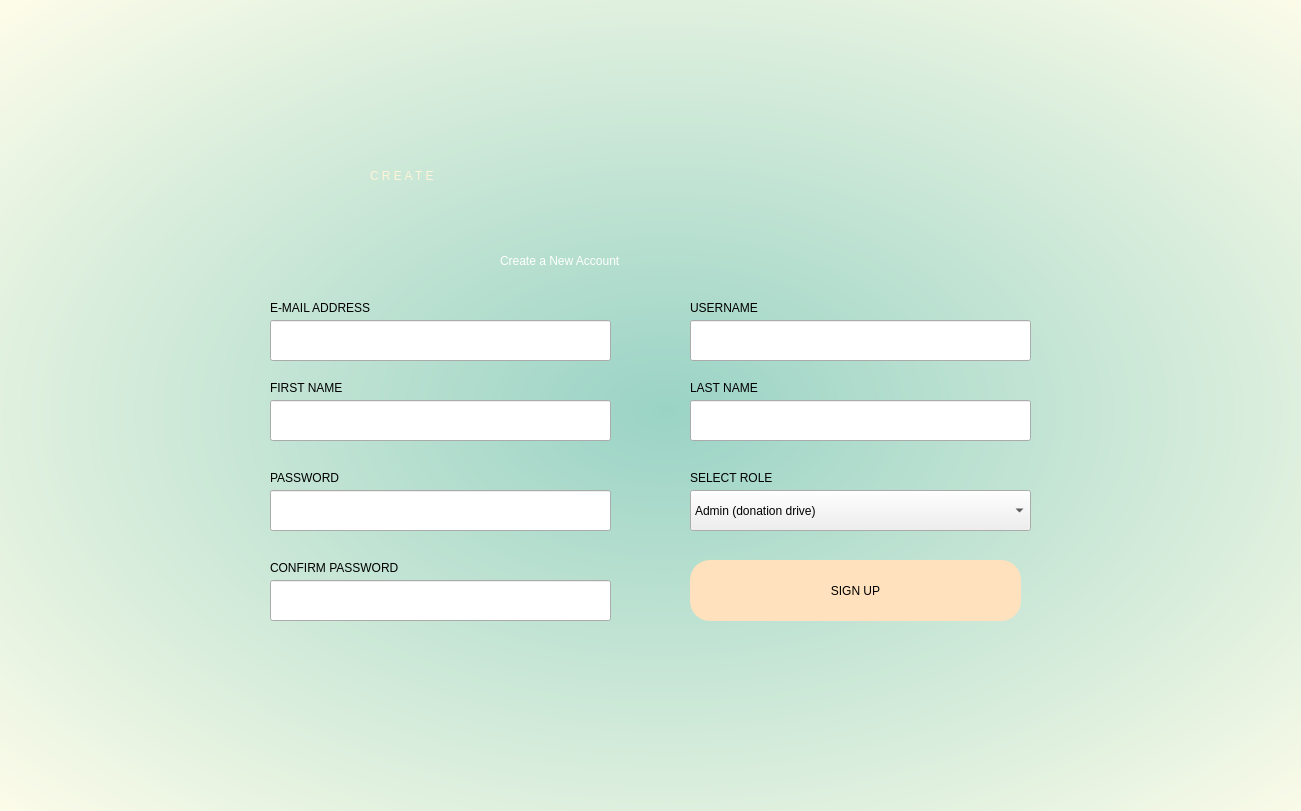
<?xml version="1.0" encoding="UTF-8"?>
<ui version="4.0">
 <class>Dialog</class>
 <widget class="QDialog" name="Dialog">
  <property name="geometry">
   <rect>
    <x>0</x>
    <y>0</y>
    <width>1301</width>
    <height>811</height>
   </rect>
  </property>
  <property name="windowTitle">
   <string>Dialog</string>
  </property>
  <widget class="QWidget" name="widget" native="true">
   <property name="geometry">
    <rect>
     <x>0</x>
     <y>0</y>
     <width>1301</width>
     <height>811</height>
    </rect>
   </property>
   <property name="styleSheet">
    <string notr="true">QWidget#widget{
background-color:qradialgradient(spread:pad, cx:0.512, cy:0.511364, radius:0.73, fx:0.511, fy:0.505364, stop:0 rgba(154, 211, 197, 255), stop:1 rgba(255, 253, 234, 255));}
</string>
   </property>
   <widget class="QLabel" name="label">
    <property name="geometry">
     <rect>
      <x>370</x>
      <y>90</y>
      <width>541</width>
      <height>171</height>
     </rect>
    </property>
    <property name="styleSheet">
     <string notr="true">font: 78pt &quot;Century Gothic&quot;; color:rgb(255, 244, 216)</string>
    </property>
    <property name="text">
     <string>C R E A T E</string>
    </property>
   </widget>
   <widget class="QLabel" name="label_2">
    <property name="geometry">
     <rect>
      <x>500</x>
      <y>230</y>
      <width>451</width>
      <height>61</height>
     </rect>
    </property>
    <property name="styleSheet">
     <string notr="true">font: 18pt &quot;Lemon/Milk&quot;;color:rgb(255, 255, 255)</string>
    </property>
    <property name="text">
     <string>Create a New Account</string>
    </property>
   </widget>
   <widget class="QLineEdit" name="email">
    <property name="geometry">
     <rect>
      <x>270</x>
      <y>320</y>
      <width>341</width>
      <height>41</height>
     </rect>
    </property>
   </widget>
   <widget class="QLabel" name="label_3">
    <property name="geometry">
     <rect>
      <x>270</x>
      <y>300</y>
      <width>151</width>
      <height>16</height>
     </rect>
    </property>
    <property name="styleSheet">
     <string notr="true">font: 12pt &quot;MS Shell Dlg 2&quot;;</string>
    </property>
    <property name="text">
     <string>E-MAIL ADDRESS</string>
    </property>
   </widget>
   <widget class="QLineEdit" name="fname">
    <property name="geometry">
     <rect>
      <x>270</x>
      <y>400</y>
      <width>341</width>
      <height>41</height>
     </rect>
    </property>
   </widget>
   <widget class="QLabel" name="label_4">
    <property name="geometry">
     <rect>
      <x>270</x>
      <y>380</y>
      <width>151</width>
      <height>16</height>
     </rect>
    </property>
    <property name="styleSheet">
     <string notr="true">font: 12pt &quot;MS Shell Dlg 2&quot;;</string>
    </property>
    <property name="text">
     <string>FIRST NAME</string>
    </property>
   </widget>
   <widget class="QLineEdit" name="lname">
    <property name="geometry">
     <rect>
      <x>690</x>
      <y>400</y>
      <width>341</width>
      <height>41</height>
     </rect>
    </property>
   </widget>
   <widget class="QLabel" name="label_5">
    <property name="geometry">
     <rect>
      <x>690</x>
      <y>380</y>
      <width>151</width>
      <height>16</height>
     </rect>
    </property>
    <property name="styleSheet">
     <string notr="true">font: 12pt &quot;MS Shell Dlg 2&quot;;</string>
    </property>
    <property name="text">
     <string>LAST NAME</string>
    </property>
   </widget>
   <widget class="QLineEdit" name="user1">
    <property name="geometry">
     <rect>
      <x>690</x>
      <y>320</y>
      <width>341</width>
      <height>41</height>
     </rect>
    </property>
   </widget>
   <widget class="QLabel" name="label_6">
    <property name="geometry">
     <rect>
      <x>690</x>
      <y>300</y>
      <width>151</width>
      <height>16</height>
     </rect>
    </property>
    <property name="styleSheet">
     <string notr="true">font: 12pt &quot;MS Shell Dlg 2&quot;;</string>
    </property>
    <property name="text">
     <string>USERNAME</string>
    </property>
   </widget>
   <widget class="QLineEdit" name="password2">
    <property name="geometry">
     <rect>
      <x>270</x>
      <y>580</y>
      <width>341</width>
      <height>41</height>
     </rect>
    </property>
   </widget>
   <widget class="QLineEdit" name="password1">
    <property name="geometry">
     <rect>
      <x>270</x>
      <y>490</y>
      <width>341</width>
      <height>41</height>
     </rect>
    </property>
   </widget>
   <widget class="QLabel" name="label_7">
    <property name="geometry">
     <rect>
      <x>270</x>
      <y>470</y>
      <width>151</width>
      <height>16</height>
     </rect>
    </property>
    <property name="styleSheet">
     <string notr="true">font: 12pt &quot;MS Shell Dlg 2&quot;;</string>
    </property>
    <property name="text">
     <string>PASSWORD</string>
    </property>
   </widget>
   <widget class="QLabel" name="label_8">
    <property name="geometry">
     <rect>
      <x>270</x>
      <y>560</y>
      <width>191</width>
      <height>16</height>
     </rect>
    </property>
    <property name="styleSheet">
     <string notr="true">font: 12pt &quot;MS Shell Dlg 2&quot;;</string>
    </property>
    <property name="text">
     <string>CONFIRM PASSWORD</string>
    </property>
   </widget>
   <widget class="QPushButton" name="signup">
    <property name="geometry">
     <rect>
      <x>690</x>
      <y>560</y>
      <width>331</width>
      <height>61</height>
     </rect>
    </property>
    <property name="styleSheet">
     <string notr="true">border-radius: 20px;
background-color:rgb(255, 225, 189);
font: 75 18pt &quot;MS Shell Dlg 2&quot;;</string>
    </property>
    <property name="text">
     <string>SIGN UP</string>
    </property>
   </widget>
   <widget class="QLabel" name="error">
    <property name="geometry">
     <rect>
      <x>690</x>
      <y>630</y>
      <width>371</width>
      <height>21</height>
     </rect>
    </property>
    <property name="styleSheet">
     <string notr="true">

font: 75 italic 12pt &quot;Century Gothic&quot;;color:rgb(255, 0, 0)</string>
    </property>
    <property name="text">
     <string/>
    </property>
   </widget>
   <widget class="QLabel" name="label_9">
    <property name="geometry">
     <rect>
      <x>690</x>
      <y>470</y>
      <width>151</width>
      <height>16</height>
     </rect>
    </property>
    <property name="styleSheet">
     <string notr="true">font: 12pt &quot;MS Shell Dlg 2&quot;;</string>
    </property>
    <property name="text">
     <string>SELECT ROLE</string>
    </property>
   </widget>
   <widget class="QComboBox" name="comboBox">
    <property name="geometry">
     <rect>
      <x>690</x>
      <y>490</y>
      <width>341</width>
      <height>41</height>
     </rect>
    </property>
    <item>
     <property name="text">
      <string>Admin (donation drive)</string>
     </property>
    </item>
    <item>
     <property name="text">
      <string>User (non-government organization)</string>
     </property>
    </item>
   </widget>
  </widget>
 </widget>
 <resources/>
 <connections/>
</ui>
